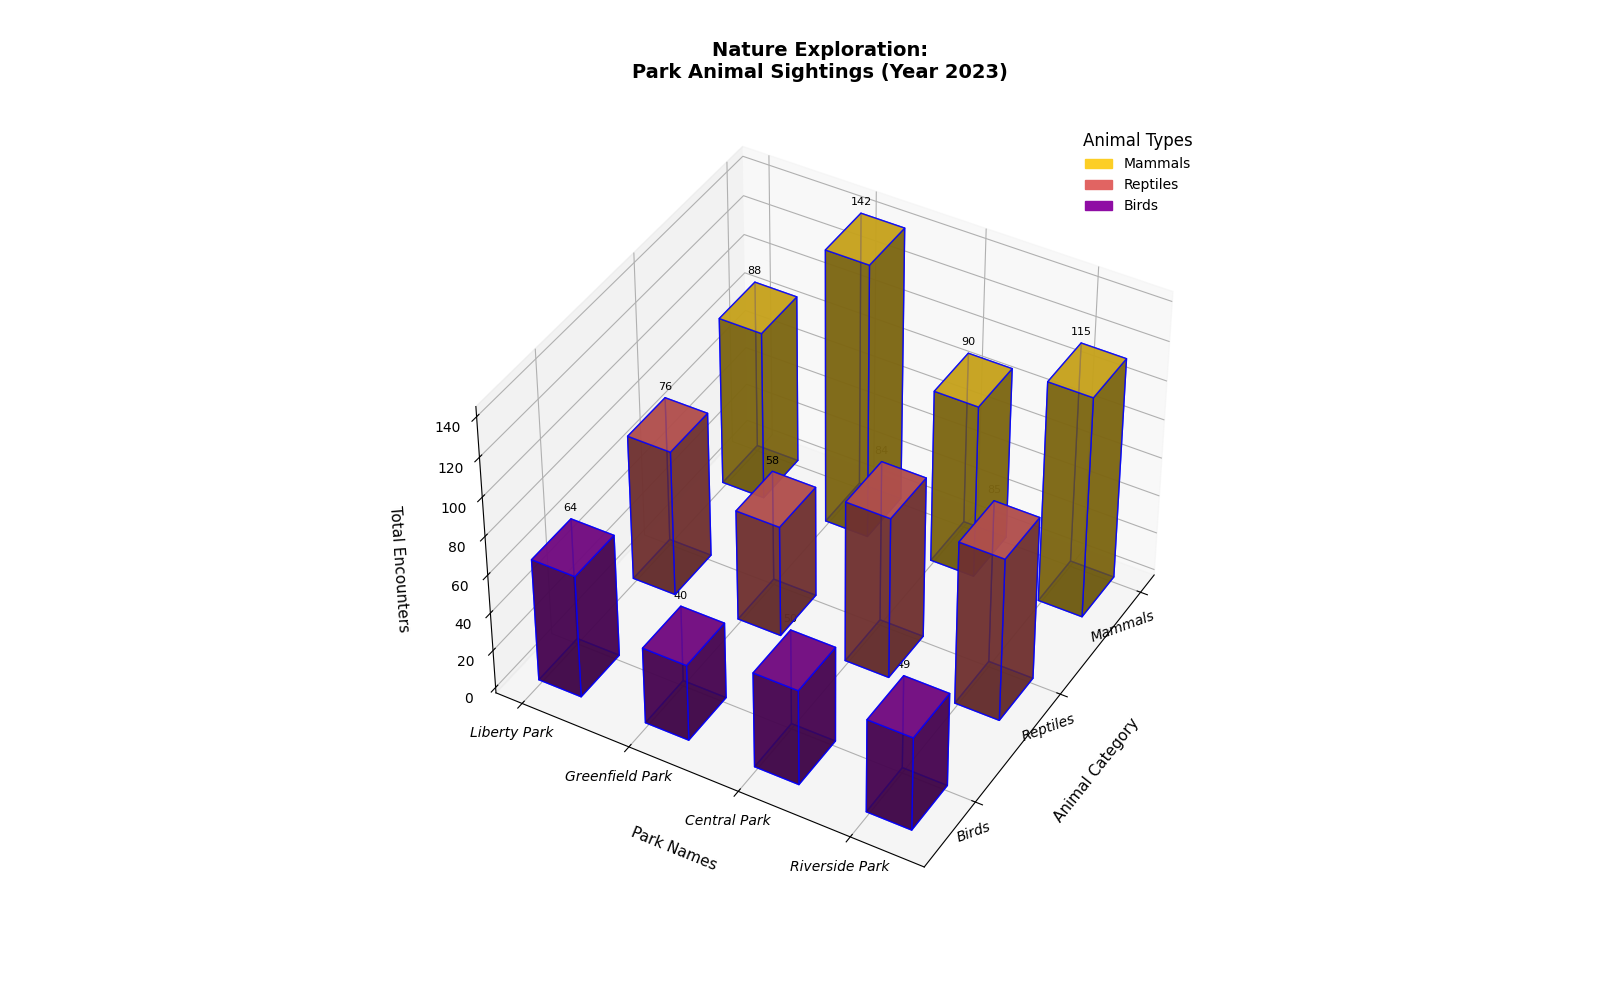

Source code (Python):
import numpy as np
import matplotlib.pyplot as plt
from mpl_toolkits.mplot3d import Axes3D
from matplotlib.patches import Patch

parks = ['Liberty Park', 'Greenfield Park', 'Central Park', 'Riverside Park']
wildlife_categories = ['Mammals', 'Reptiles', 'Birds']

observations_data = np.array([
    [88, 76, 64],
    [142, 58, 40],
    [90, 84, 50],
    [115, 85, 49]
])

fig = plt.figure(figsize=(16, 10))
ax = fig.add_subplot(111, projection='3d')

num_parks = len(parks)
num_wildlife_categories = len(wildlife_categories)
# Manually shuffled colors
colors = plt.cm.plasma(np.linspace(0.3, 0.9, num_wildlife_categories))[::-1]  # Shuffling by reversing

for i in range(num_parks):
    x_positions = np.arange(num_wildlife_categories)
    y_positions = [i] * num_wildlife_categories
    z_positions = np.zeros(num_wildlife_categories)

    for j in range(num_wildlife_categories):
        ax.bar3d(
            x_positions[j], y_positions[j], z_positions[j], 
            dx=0.4, dy=0.4, dz=observations_data[i, j], 
            color=colors[j], alpha=0.8, edgecolor='b'
        )
        ax.text(
            x_positions[j], y_positions[j], observations_data[i, j] + 3,
            f'{observations_data[i, j]}', ha='center', va='bottom', fontsize=8, color='black'
        )

ax.set_xlabel('Animal Category', labelpad=15, fontsize=11)
ax.set_ylabel('Park Names', labelpad=15, fontsize=11)
ax.set_zlabel('Total Encounters', labelpad=15, fontsize=11)
ax.set_title('Nature Exploration:\nPark Animal Sightings (Year 2023)', pad=30, fontsize=14, fontweight='bold')

ax.set_xticks(np.arange(num_wildlife_categories))
ax.set_xticklabels(wildlife_categories, rotation=20, ha='right', fontsize=10, style='italic')
ax.set_yticks(np.arange(num_parks))
ax.set_yticklabels(parks, fontsize=10, fontstyle='oblique')

ax.grid(True, linestyle='-', linewidth=0.7, alpha=0.3)

legend_handles = [Patch(color=colors[i], label=wildlife_categories[i]) for i in range(num_wildlife_categories)]
ax.legend(handles=legend_handles, loc='upper right', fontsize=10, title="Animal Types", title_fontsize=12, frameon=False)

ax.view_init(elev=40, azim=30)
plt.tight_layout()
plt.show()
